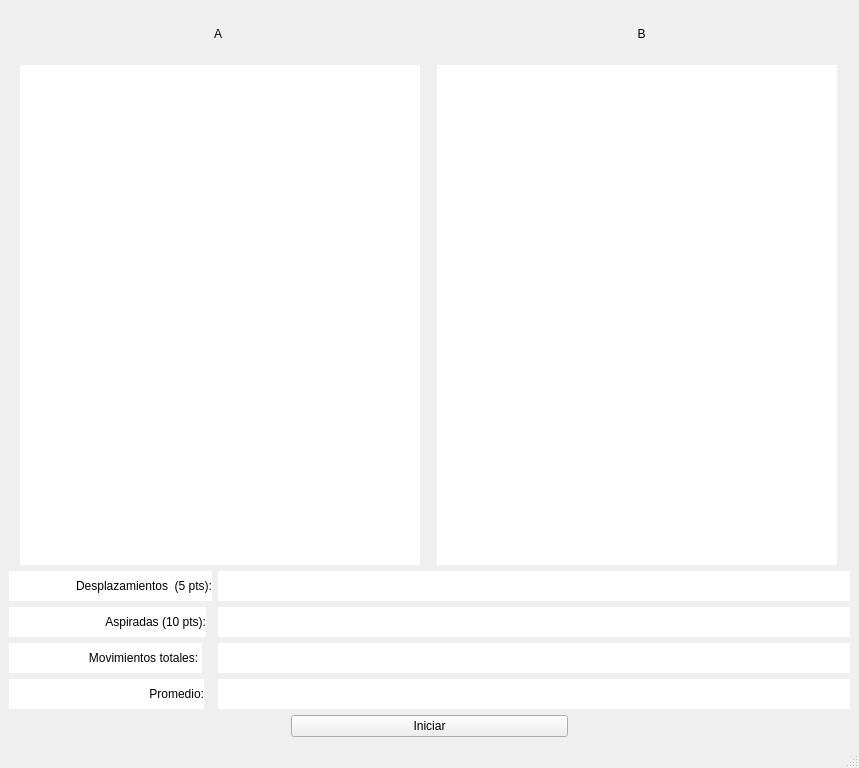
<?xml version="1.0" encoding="UTF-8"?>
<ui version="4.0">
 <class>MainWindow</class>
 <widget class="QMainWindow" name="MainWindow">
  <property name="geometry">
   <rect>
    <x>0</x>
    <y>0</y>
    <width>859</width>
    <height>755</height>
   </rect>
  </property>
  <property name="windowTitle">
   <string>MainWindow</string>
  </property>
  <widget class="QWidget" name="centralwidget">
   <layout class="QGridLayout" name="gridLayout">
    <item row="0" column="1">
     <widget class="QLabel" name="label_2">
      <property name="minimumSize">
       <size>
        <width>0</width>
        <height>50</height>
       </size>
      </property>
      <property name="maximumSize">
       <size>
        <width>16777215</width>
        <height>50</height>
       </size>
      </property>
      <property name="text">
       <string>B</string>
      </property>
      <property name="alignment">
       <set>Qt::AlignCenter</set>
      </property>
     </widget>
    </item>
    <item row="1" column="0" colspan="2">
     <layout class="QHBoxLayout" name="horizontalLayout_2">
      <item>
       <widget class="QLabel" name="labelA">
        <property name="minimumSize">
         <size>
          <width>400</width>
          <height>500</height>
         </size>
        </property>
        <property name="maximumSize">
         <size>
          <width>400</width>
          <height>500</height>
         </size>
        </property>
        <property name="styleSheet">
         <string notr="true">background-color: rgb(255, 255, 255);</string>
        </property>
        <property name="text">
         <string/>
        </property>
        <property name="alignment">
         <set>Qt::AlignCenter</set>
        </property>
       </widget>
      </item>
      <item>
       <widget class="QLabel" name="labelB">
        <property name="minimumSize">
         <size>
          <width>400</width>
          <height>500</height>
         </size>
        </property>
        <property name="maximumSize">
         <size>
          <width>400</width>
          <height>500</height>
         </size>
        </property>
        <property name="styleSheet">
         <string notr="true">background-color: rgb(255, 255, 255);</string>
        </property>
        <property name="text">
         <string/>
        </property>
        <property name="alignment">
         <set>Qt::AlignCenter</set>
        </property>
       </widget>
      </item>
     </layout>
    </item>
    <item row="0" column="0">
     <widget class="QLabel" name="label_3">
      <property name="minimumSize">
       <size>
        <width>0</width>
        <height>50</height>
       </size>
      </property>
      <property name="maximumSize">
       <size>
        <width>16777215</width>
        <height>50</height>
       </size>
      </property>
      <property name="text">
       <string>A</string>
      </property>
      <property name="alignment">
       <set>Qt::AlignCenter</set>
      </property>
     </widget>
    </item>
    <item row="2" column="0" colspan="2">
     <layout class="QFormLayout" name="formLayout_4">
      <item row="0" column="0">
       <widget class="QLabel" name="label_5">
        <property name="minimumSize">
         <size>
          <width>0</width>
          <height>30</height>
         </size>
        </property>
        <property name="styleSheet">
         <string notr="true">background-color: rgb(255, 255, 255);</string>
        </property>
        <property name="text">
         <string>                    Desplazamientos  (5 pts):</string>
        </property>
        <property name="alignment">
         <set>Qt::AlignRight|Qt::AlignTrailing|Qt::AlignVCenter</set>
        </property>
       </widget>
      </item>
      <item row="0" column="1">
       <widget class="QLabel" name="labelDesplazamientos">
        <property name="minimumSize">
         <size>
          <width>0</width>
          <height>30</height>
         </size>
        </property>
        <property name="styleSheet">
         <string notr="true">background-color: rgb(255, 255, 255);</string>
        </property>
        <property name="text">
         <string/>
        </property>
       </widget>
      </item>
      <item row="1" column="0">
       <widget class="QLabel" name="label_6">
        <property name="minimumSize">
         <size>
          <width>0</width>
          <height>30</height>
         </size>
        </property>
        <property name="styleSheet">
         <string notr="true">background-color: rgb(255, 255, 255);</string>
        </property>
        <property name="text">
         <string>                             Aspiradas (10 pts):</string>
        </property>
        <property name="alignment">
         <set>Qt::AlignRight|Qt::AlignTrailing|Qt::AlignVCenter</set>
        </property>
       </widget>
      </item>
      <item row="1" column="1">
       <widget class="QLabel" name="labelAspiradas">
        <property name="minimumSize">
         <size>
          <width>0</width>
          <height>30</height>
         </size>
        </property>
        <property name="styleSheet">
         <string notr="true">background-color: rgb(255, 255, 255);</string>
        </property>
        <property name="text">
         <string/>
        </property>
       </widget>
      </item>
      <item row="3" column="0">
       <widget class="QLabel" name="label_7">
        <property name="minimumSize">
         <size>
          <width>0</width>
          <height>30</height>
         </size>
        </property>
        <property name="styleSheet">
         <string notr="true">background-color: rgb(255, 255, 255);</string>
        </property>
        <property name="text">
         <string>                                          Promedio:</string>
        </property>
        <property name="alignment">
         <set>Qt::AlignRight|Qt::AlignTrailing|Qt::AlignVCenter</set>
        </property>
       </widget>
      </item>
      <item row="3" column="1">
       <widget class="QLabel" name="labelPromedio">
        <property name="minimumSize">
         <size>
          <width>0</width>
          <height>30</height>
         </size>
        </property>
        <property name="styleSheet">
         <string notr="true">background-color: rgb(255, 255, 255);</string>
        </property>
        <property name="text">
         <string/>
        </property>
       </widget>
      </item>
      <item row="2" column="0">
       <widget class="QLabel" name="label_8">
        <property name="minimumSize">
         <size>
          <width>0</width>
          <height>30</height>
         </size>
        </property>
        <property name="styleSheet">
         <string notr="true">background-color: rgb(255, 255, 255);</string>
        </property>
        <property name="text">
         <string>                        Movimientos totales: </string>
        </property>
       </widget>
      </item>
      <item row="2" column="1">
       <widget class="QLabel" name="labelMovimientosTotales">
        <property name="styleSheet">
         <string notr="true">background-color: rgb(255, 255, 255);</string>
        </property>
        <property name="text">
         <string/>
        </property>
       </widget>
      </item>
     </layout>
    </item>
    <item row="3" column="0" colspan="2">
     <layout class="QHBoxLayout" name="horizontalLayout">
      <item>
       <widget class="QLabel" name="label">
        <property name="text">
         <string/>
        </property>
       </widget>
      </item>
      <item>
       <widget class="QPushButton" name="pushButtonStart">
        <property name="text">
         <string>Iniciar</string>
        </property>
       </widget>
      </item>
      <item>
       <widget class="QLabel" name="label_4">
        <property name="text">
         <string/>
        </property>
       </widget>
      </item>
     </layout>
    </item>
   </layout>
  </widget>
  <widget class="QMenuBar" name="menubar">
   <property name="geometry">
    <rect>
     <x>0</x>
     <y>0</y>
     <width>859</width>
     <height>21</height>
    </rect>
   </property>
  </widget>
  <widget class="QStatusBar" name="statusbar"/>
 </widget>
 <resources/>
 <connections/>
</ui>
